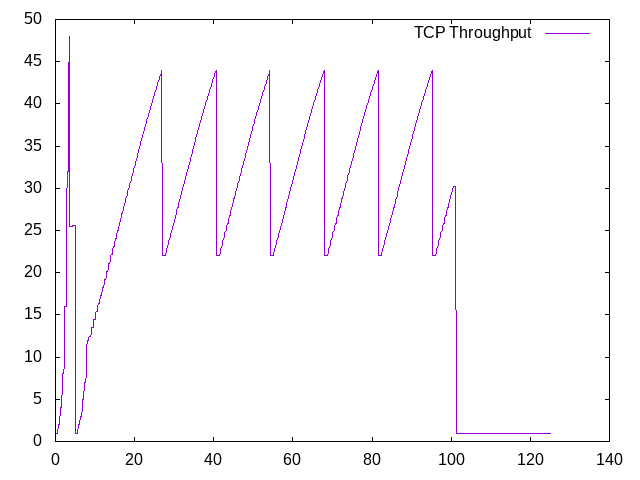

Generate this figure with gnuplot:
set output 'reno_t.png'
set terminal png

set xrange[0: ]
set yrange[0: ]

plot 'reno' using 1:2 title "TCP Throughput" with lines